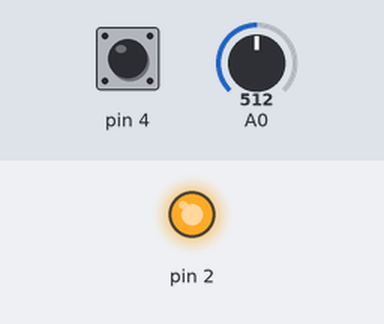
Bench run of a sketch on a simulated Arduino Uno, built with avr-gcc and run on an emulated ATmega328P. Shown: output pins drawn as LEDs (lit = HIGH). The inputs (shaded band) are chosen by the test bench; at power-on: pin 4 HIGH, A0 = 512. What the sketch prints to the serial monitor is not drawn.

Above: at 0.1 s.
Timing chart, 0 to 1.6 s (numbered marks = the images above):
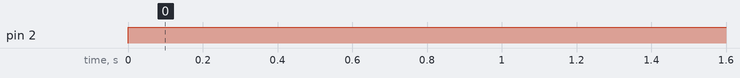

Measured:
- by itself, pin 2: LOW → HIGH at 0.00 s

The sketch:

ESP1.ino
```cpp
#define MAX 800

void verifica(){
  while (true){
    if(digitalRead(4) == LOW){
      break;
    }
  }
}

void setup(void) {

  pinMode(2, OUTPUT);
  pinMode(4, INPUT);
  Serial.begin(115200);
}

void loop() {

    digitalWrite(2, HIGH);
    int vector[MAX];
    //Calculando quanto tempo demora para preencher os valores no vetor de tamanho MAX
    int t1 = millis();
    for (int i = 0; i < MAX; i++) {
      vector[i] = analogRead(0);
    }
    int t2 = millis();
    Serial.println();
    Serial.println("-------------Tempo---------");
    Serial.println(t1);
    Serial.println(t2);
    Serial.println(t2 - t1);
    Serial.println("---------------------------");
    Serial.println("-------FIM DE CODIGO-------");
    verifica();

  delay(1000);
}


/*Exibindo em ADC
      int val = analogRead(0);
      Serial.printf("%d ADC\n", val);
      Serial.println();

      //Exibindo em Volt
      double  x = ((val*(3.3))/1024);

      Serial.print(x,2);
      Serial.println(" Volt's\n");
      Serial.println();*/

    /*Serial.println();
      for (int i = 0; i < MAX; i++){
        //Serial.println();
        //Serial.print(i);

        Serial.printf("%d: ",i);
        Serial.printf("%d \n",vector[i]);
      }*/
```
